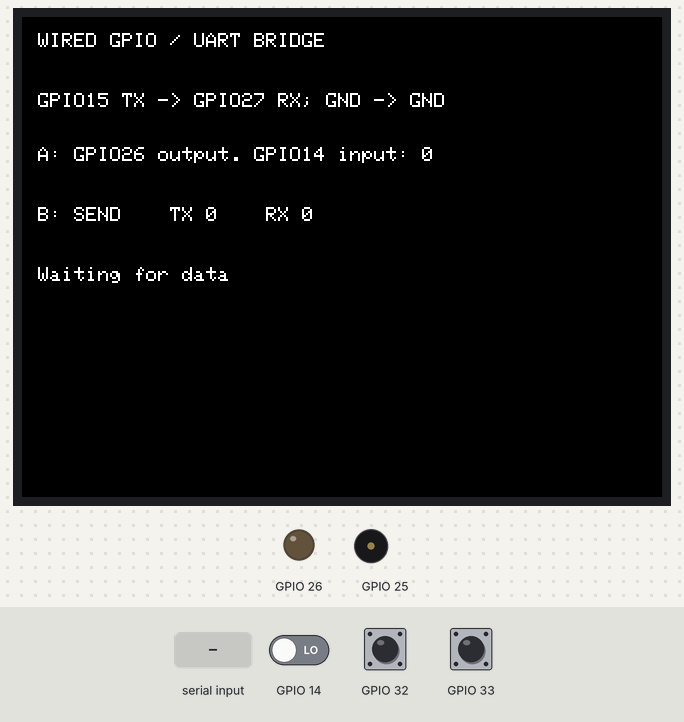
The sketch below on a simulated ESP32. Shown: 320×240 colour display, output pins drawn as LEDs (lit = HIGH), buzzer (waves = sounding). Inputs (shaded band) come from the test bench; at power-on: GPIO 32 HIGH, GPIO 33 HIGH, GPIO 14 LOW.

Above: at 1.3 s.
1.4 s: "1" received over the second serial link
At 4.0 s:
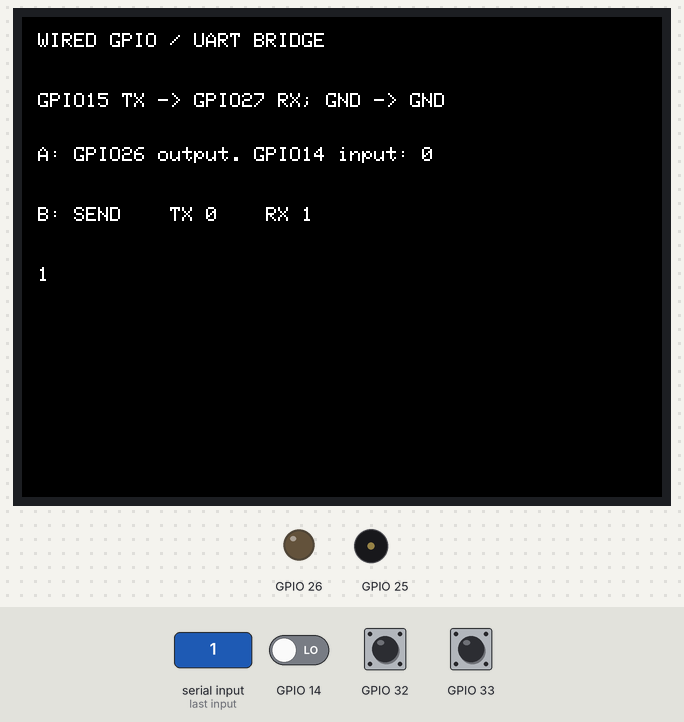
4.4 s: GPIO 32 pulled LOW for 3.2 s
At 6.0 s:
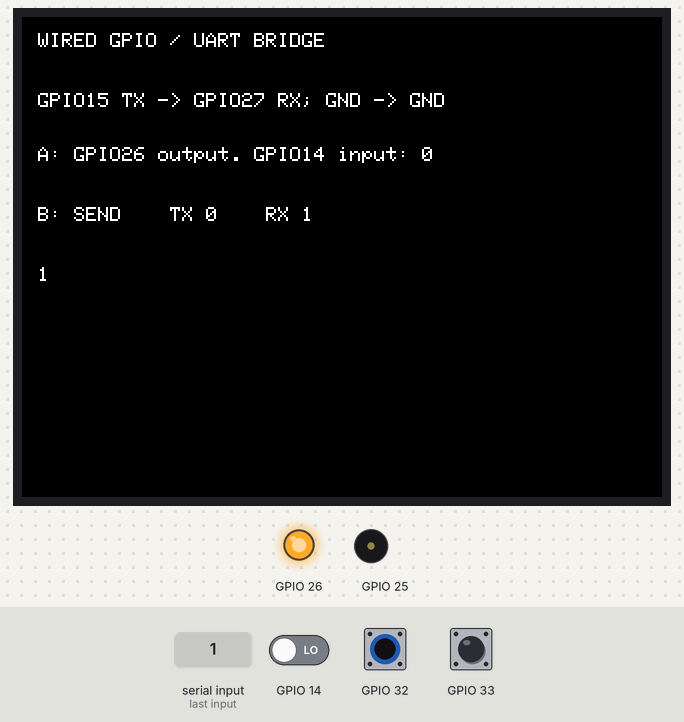
9.3 s: GPIO 33 pulled LOW for 3.2 s
At 9.7 s:
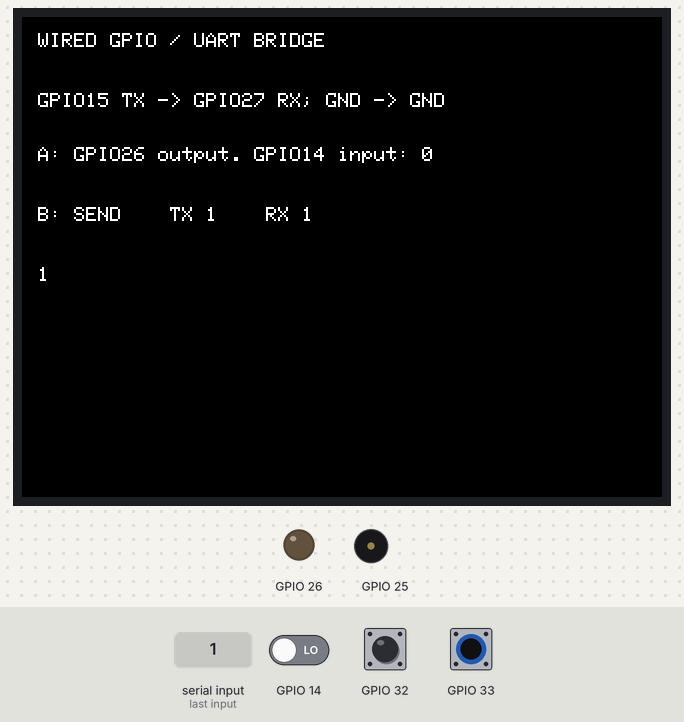
15.5 s: GPIO 14 driven HIGH
17.0 s: GPIO 33 pulled LOW for 0.15 s
At 17.8 s:
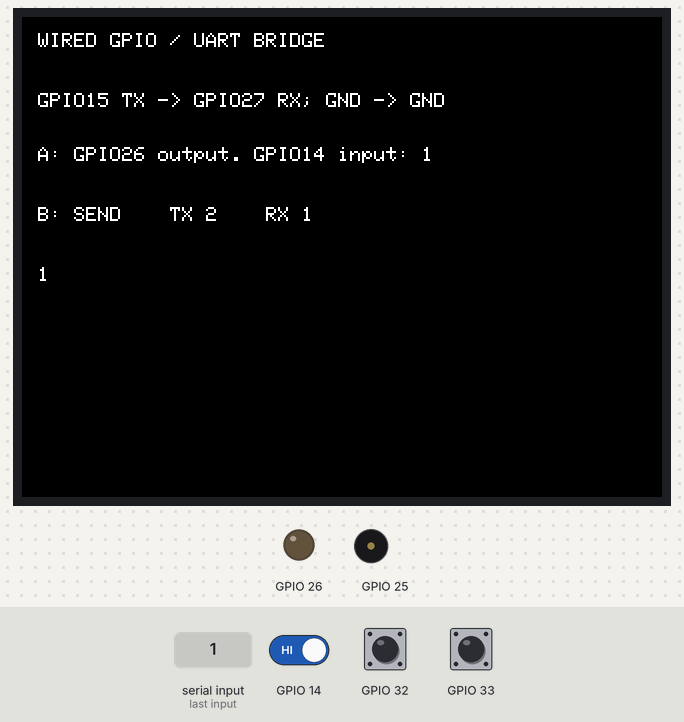
18.7 s: "0" received over the second serial link
At 21.3 s:
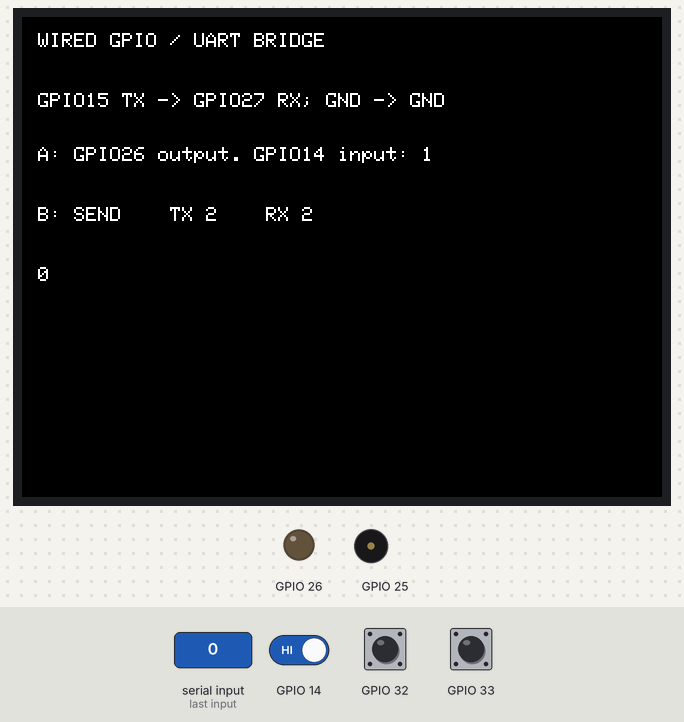
Timing chart, 0 to 22.7 s (numbered marks = the images above; inputs shaded):
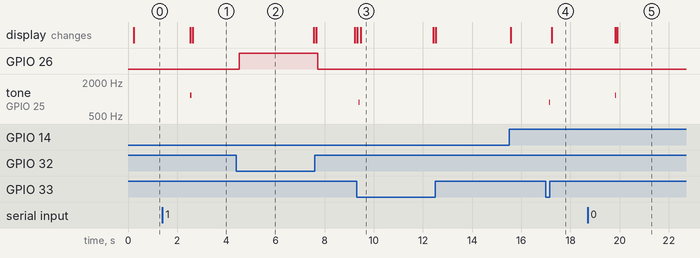

The sketch:

bridge.ino
```cpp
// VIDI X WIRE BRIDGE: TX15 RX27
// UART: cross GPIO15 (TX) to GPIO27 (RX), and connect both grounds.
// GPIO26 -> GPIO14 is the optional digital signal. These share the RGB LEDs
// and microphone; GPIO15/27 also share IR TX / SELECT. Disconnect those uses.
// Do not use GPIO16/17: they are reserved for WROVER PSRAM.
#include <LovyanGFX.hpp>
LGFX lcd;
int sent = 0;
int received = 0;
String lastMessage = "Waiting for data";
bool oldB = false;

void setup() {
  Serial.begin(115200);
  Serial2.begin(115200, SERIAL_8N1, 27, 15);
  pinMode(26, OUTPUT);
  pinMode(14, INPUT);
  pinMode(32, INPUT_PULLUP);
  pinMode(33, INPUT_PULLUP);
  lcd.init();
  lcd.setRotation(1);
}

void loop() {
  digitalWrite(26, digitalRead(32) == LOW ? HIGH : LOW);
  bool pressedB = digitalRead(33) == LOW;
  if (pressedB && !oldB) {
    sent++;
    Serial2.println(String("FRAME#") + String(sent));
    tone(25, 880, 35);
  }
  oldB = pressedB;
  if (Serial2.available() > 0) {
    lastMessage = Serial2.readString();
    received++;
    tone(25, 1174, 45);
  }
  lcd.fillScreen(0x0000);
  lcd.setTextColor(0xFFFF, 0x0000);
  lcd.setCursor(8, 8); lcd.print("WIRED GPIO / UART BRIDGE");
  lcd.setCursor(8, 38); lcd.print("GPIO15 TX -> GPIO27 RX; GND -> GND");
  lcd.setCursor(8, 65); lcd.printf("A: GPIO26 output. GPIO14 input: %d", digitalRead(14));
  lcd.setCursor(8, 95); lcd.printf("B: SEND    TX %d    RX %d", sent, received);
  lcd.setCursor(8, 125); lcd.print(lastMessage);
  delay(60);
}
```

Measured:
- after the input at 1.4 s, tone on GPIO 25: silent → 1174 Hz after 1.1 s, → silent 0.04 s later; the display: first changes after 1.1 s (image 1 shows a later state)
- after the input at 4.4 s, GPIO 26: LOW → HIGH after 0.12 s, → LOW 3.2 s later
- after the input at 9.3 s, tone on GPIO 25: silent → 880 Hz after 0.08 s, → silent 0.04 s later; the display: first differs from a run without the input after 0.18 s (image 3)
- after the input at 17.0 s, tone on GPIO 25: silent → 880 Hz after 0.14 s, → silent 0.04 s later; the display: changes after 0.24 s (image 4)
- after the input at 18.7 s, tone on GPIO 25: silent → 1174 Hz after 1.1 s, → silent 0.04 s later; the display: first changes after 1.1 s (image 5 shows a later state)
- what the display in image 3 shows lasts 2.9 s, from 9.5 s to 12.4 s
